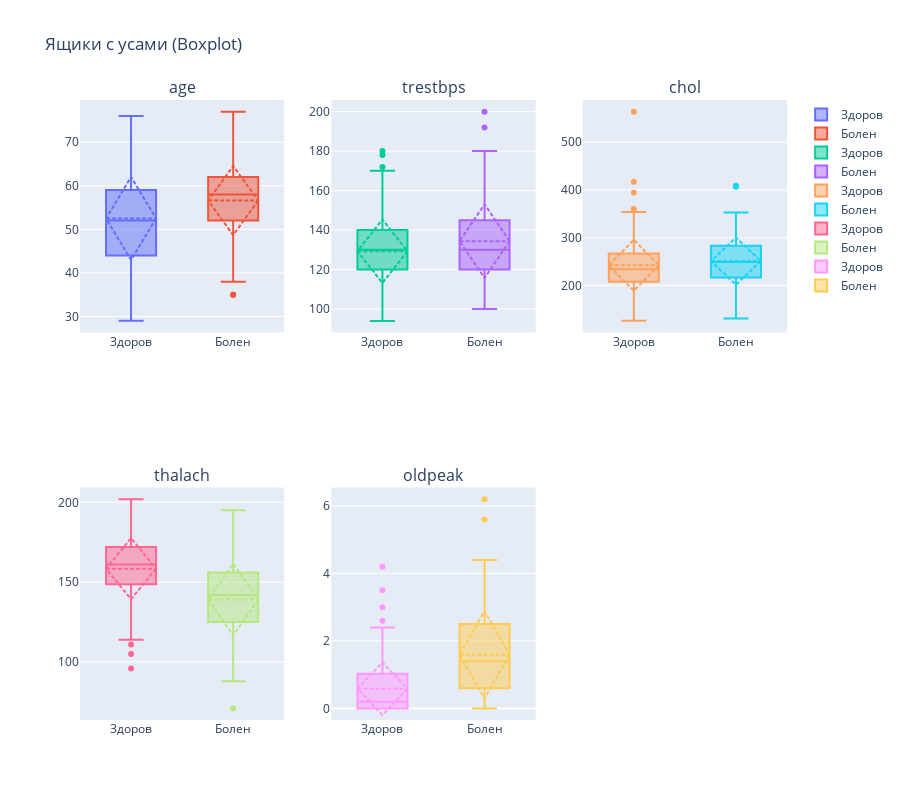

The notebook cell saved with this chart:
### Code cell
### 2.3 Диаграммы размаха (boxplot) и скрипичные диаграммы (violin plot)

# Подготавливаем данные с целевым признаком
df_viz = df.copy()
df_viz['target'] = (df_viz['class'] != 'H').astype(int)
df_viz['target_label'] = df_viz['class'].apply(lambda x: 'Здоров' if x == 'H' else 'Болен')

# Создаём интерактивные диаграммы с Plotly
fig_box = make_subplots(rows=2, cols=3, subplot_titles=numeric_features[:6])
for i, feature in enumerate(numeric_features[:6], 1):
    row = (i - 1) // 3 + 1
    col = (i - 1) % 3 + 1
    
    for status in ['Здоров', 'Болен']:
        data = df_viz[df_viz['target_label'] == status][feature]
        fig_box.add_trace(
            go.Box(y=data, name=status, boxmean='sd'),
            row=row, col=col
        )

fig_box.update_layout(height=800, showlegend=True, title_text="Ящики с усами (Boxplot)")
fig_box.show()

print("✓ Boxplot визуализирован")

### Figure 1 — Plotly figure (JSON) as saved in the notebook; plotly's stock layout.template omitted (floating-point values rounded to 4 significant figures; data arrays with more than 128 entries replaced by an {"elided": "..."} marker saying what was removed)
{"data": [{"boxmean": "sd", "name": "Здоров", "type": "box", "xaxis": "x", "y": {"elided": "165 float values"}, "yaxis": "y"}, {"boxmean": "sd", "name": "Болен", "type": "box", "xaxis": "x", "y": {"elided": "138 float values"}, "yaxis": "y"}, {"boxmean": "sd", "name": "Здоров", "type": "box", "xaxis": "x2", "y": {"elided": "165 float values"}, "yaxis": "y2"}, {"boxmean": "sd", "name": "Болен", "type": "box", "xaxis": "x2", "y": {"elided": "138 float values"}, "yaxis": "y2"}, {"boxmean": "sd", "name": "Здоров", "type": "box", "xaxis": "x3", "y": {"elided": "165 float values"}, "yaxis": "y3"}, {"boxmean": "sd", "name": "Болен", "type": "box", "xaxis": "x3", "y": {"elided": "138 float values"}, "yaxis": "y3"}, {"boxmean": "sd", "name": "Здоров", "type": "box", "xaxis": "x4", "y": {"elided": "165 float values"}, "yaxis": "y4"}, {"boxmean": "sd", "name": "Болен", "type": "box", "xaxis": "x4", "y": {"elided": "138 float values"}, "yaxis": "y4"}, {"boxmean": "sd", "name": "Здоров", "type": "box", "xaxis": "x5", "y": {"elided": "165 float values"}, "yaxis": "y5"}, {"boxmean": "sd", "name": "Болен", "type": "box", "xaxis": "x5", "y": {"elided": "138 float values"}, "yaxis": "y5"}], "layout": {"annotations": [{"font": {"size": 16}, "showarrow": false, "text": "age", "x": 0.1444, "xanchor": "center", "xref": "paper", "y": 1, "yanchor": "bottom", "yref": "paper"}, {"font": {"size": 16}, "showarrow": false, "text": "trestbps", "x": 0.5, "xanchor": "center", "xref": "paper", "y": 1, "yanchor": "bottom", "yref": "paper"}, {"font": {"size": 16}, "showarrow": false, "text": "chol", "x": 0.8556, "xanchor": "center", "xref": "paper", "y": 1, "yanchor": "bottom", "yref": "paper"}, {"font": {"size": 16}, "showarrow": false, "text": "thalach", "x": 0.1444, "xanchor": "center", "xref": "paper", "y": 0.375, "yanchor": "bottom", "yref": "paper"}, {"font": {"size": 16}, "showarrow": false, "text": "oldpeak", "x": 0.5, "xanchor": "center", "xref": "paper", "y": 0.375, "yanchor": "bottom", "yref": "paper"}], "height": 800, "showlegend": true, "title": {"text": "Ящики с усами (Boxplot)"}, "xaxis": {"anchor": "y", "domain": [0, 0.2889]}, "xaxis2": {"anchor": "y2", "domain": [0.3556, 0.6444]}, "xaxis3": {"anchor": "y3", "domain": [0.7111, 1]}, "xaxis4": {"anchor": "y4", "domain": [0, 0.2889]}, "xaxis5": {"anchor": "y5", "domain": [0.3556, 0.6444]}, "xaxis6": {"anchor": "y6", "domain": [0.7111, 1]}, "yaxis": {"anchor": "x", "domain": [0.625, 1]}, "yaxis2": {"anchor": "x2", "domain": [0.625, 1]}, "yaxis3": {"anchor": "x3", "domain": [0.625, 1]}, "yaxis4": {"anchor": "x4", "domain": [0, 0.375]}, "yaxis5": {"anchor": "x5", "domain": [0, 0.375]}, "yaxis6": {"anchor": "x6", "domain": [0, 0.375]}}}
